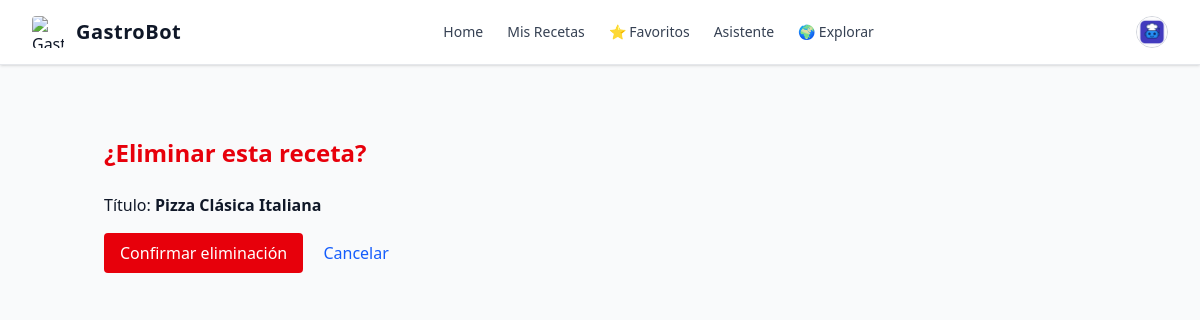
Page /recetas/eliminar/18/ (signed in) on the committed database.
### usuarios/models.py (models this page shows, shortened)
class Perfil(models.Model):
    user = models.OneToOneField(User, on_delete=models.CASCADE)
    imagen = models.ImageField(upload_to='perfiles/', blank=True, null=True)
    bio = models.TextField(max_length=500, blank=True)
    pais = models.CharField(max_length=100, blank=True)
    nombre = models.CharField(max_length=100, blank=True)
    apellidos = models.CharField(max_length=100, blank=True)
    fecha_nacimiento = models.DateField(null=True, blank=True)

### recetas/models.py (models this page shows, shortened)
class Receta(models.Model):
    titulo = models.CharField(max_length=200)
    descripcion = models.TextField()
    ingredientes = models.TextField()
    pasos = models.TextField()
    tiempo_preparacion = models.CharField(max_length=100)
    imagen = models.ImageField(upload_to='recetas/', blank=True, null=True)
    autor = models.ForeignKey(User, on_delete=models.CASCADE, related_name='recetas')
    fecha_creacion = models.DateTimeField(auto_now_add=True)
    publicada = models.BooleanField(default=False)
    fecha_publicacion = models.DateTimeField(null=True, blank=True)

### recetas/views.py (the view)
# urls.py: path('eliminar/<int:receta_id>/', views.eliminar_receta_view, name='eliminar_receta'),
@login_required
def eliminar_receta_view(request, receta_id):
    receta = get_object_or_404(Receta, id=receta_id, autor=request.user)
    if request.method == 'POST':
        receta.delete()
        messages.success(request, "Receta eliminada correctamente.")
        return redirect('recetas:mis_recetas')
    return render(request, 'recetas/eliminar_receta.html', {'receta': receta})

### usuarios/context_processors.py (called while the page is built)
def perfil_usuario(request):
    if request.user.is_authenticated:
        try:
            return {'perfil': request.user.perfil}
        except Perfil.DoesNotExist:
            return {'perfil': None}
    return {'perfil': None}

### recetas/templates/recetas/eliminar_receta.html (shortened to what this page needs)
{% extends 'base.html' %}
{% block content %}
  <div class="container mx-auto px-4 py-8">
    <h1 class="text-2xl font-bold text-red-600 mb-6">¿Eliminar esta receta?</h1>
    <p class="mb-4">Título: <strong>{{ receta.titulo }}</strong></p>
    <form method="post">
      <button type="submit" class="bg-red-600 text-white px-4 py-2 rounded hover:bg-red-700">Confirmar eliminación</button>
      <a href="{% url 'recetas:detalle_receta_guardada' receta.id %}" class="ml-4 text-blue-600 hover:underline">Cancelar</a>
    </form>
  </div>
{% endblock %}

### core/templates/base.html (shortened to what this page needs)
{% load static %}
<!DOCTYPE html>
<html lang="es" class="h-full font-sans dark">
  <head>
    <link rel="stylesheet" href="{% static 'css/dist/styles.css' %}" />
  </head>
  <body class="h-full bg-gray-50 text-gray-900 dark:bg-gray-900 dark:text-gray-100">
    <div class="min-h-full">
      <nav class="bg-white dark:bg-gray-900 border-b border-gray-200 dark:border-gray-800 shadow-sm">
        <div class="max-w-7xl mx-auto px-4 sm:px-6 lg:px-8">
          <div class="flex h-16 items-center justify-between">
            <div class="flex items-center space-x-3">
              <a href="/">
                <img class="h-8 w-8 rounded" src="{% static 'img/favicon.ico' %}" alt="GastroBot Logo" />
              </a>
              <span class="text-gray-900 dark:text-gray-100 text-xl font-semibold tracking-wide">GastroBot</span>
            </div>
            <div class="hidden md:flex space-x-6 text-sm font-medium">
              <a href="/" class="text-gray-700 dark:text-gray-300 hover:text-violet-500 dark:hover:text-violet-400 transition">Home</a>
              <a href="{% url 'recetas:mis_recetas' %}" class="text-gray-700 dark:text-gray-300 hover:text-violet-500 dark:hover:text-violet-400 transition">Mis Recetas</a>
              <a href="{% url 'recetas:favoritos' %}" class="text-gray-700 dark:text-gray-300 hover:text-violet-500 dark:hover:text-violet-400 transition">⭐ Favoritos</a>
              <a href="{% url 'asistente' %}" class="text-gray-700 dark:text-gray-300 hover:text-violet-500 dark:hover:text-violet-400 transition">Asistente</a>
              <a href="{% url 'recetas:explorar_recetas' %}" class="text-gray-700 dark:text-gray-300 hover:text-violet-500 dark:hover:text-violet-400 transition">🌍 Explorar</a>
            </div>
            <div class="flex items-center space-x-4 text-sm">
              {% if user.is_authenticated and perfil %}
              <div class="relative">
                <details class="relative">
                  <summary class="list-none cursor-pointer flex items-center space-x-2">
                    {% if perfil.imagen and perfil.imagen.name %}
                    <img class="h-8 w-8 rounded-full border border-gray-300 object-cover" src="{{ perfil.imagen.url }}" alt="Avatar" />
                    {% else %}
                    <img class="h-8 w-8 rounded-full border border-gray-300 object-cover" src="/media/defaults/default_user.png" alt="Avatar" />
                    {% endif %}
                  </summary>
                </details>
              </div>
              {% endif %}
            </div>
          </div>
        </div>
      </nav>
      <main>
        <div class="mx-auto max-w-7xl px-4 py-10 sm:px-6 lg:px-8 space-y-6">
          {% block content %}{% endblock %}
        </div>
      </main>
    </div>
  </body>
</html>

### rows in the picture
Perfil: imagen (picture)
Receta: titulo "Pizza Clásica Italiana"
